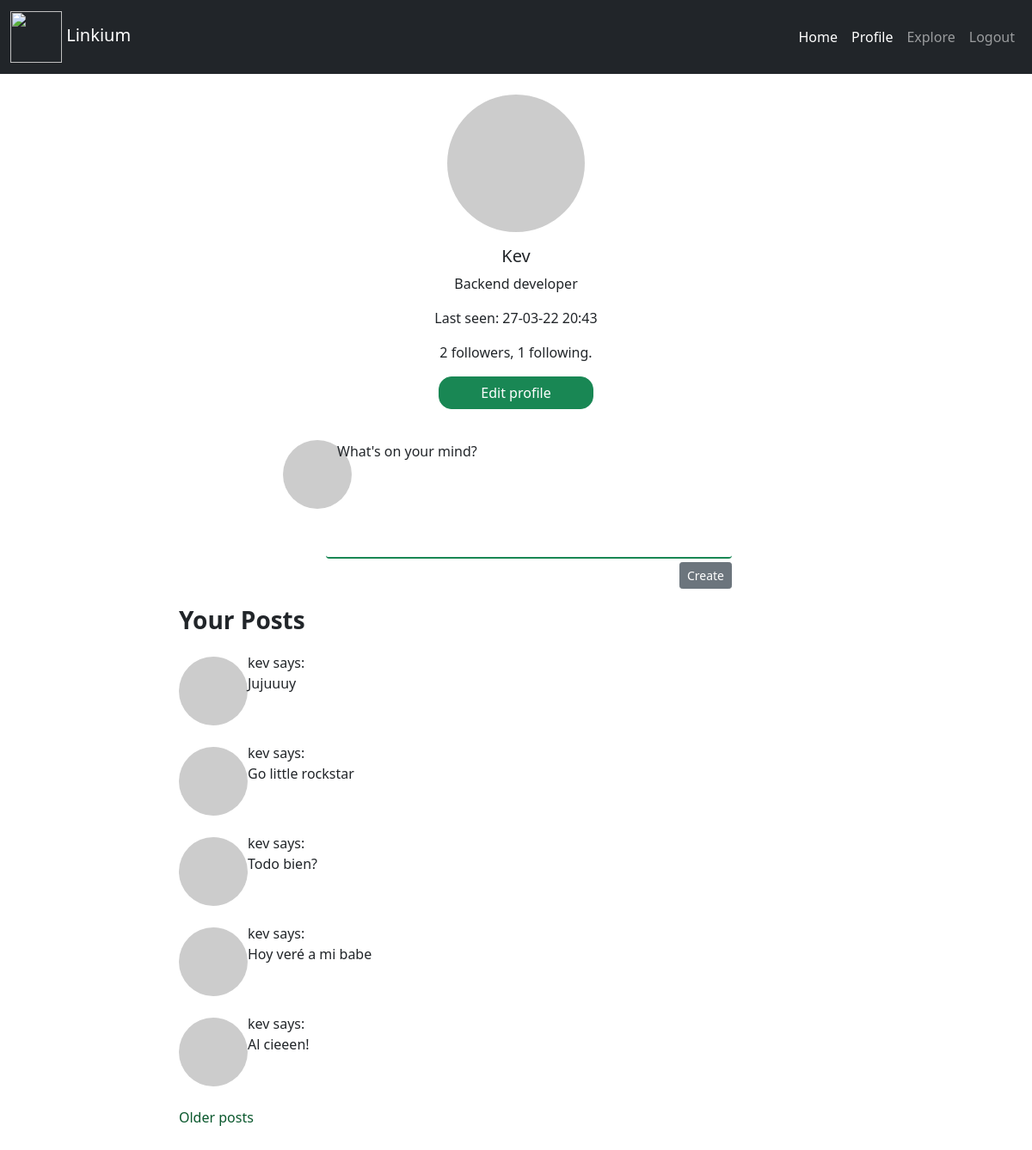
Page /profile/kev (signed in) on the committed database.
### app/models.py (models this page shows, shortened)
class User(db.Model, UserMixin):
    __tablename__ = "users"
    id = db.Column(db.Integer(), primary_key=True)
    username = db.Column(db.String(50), unique=True, index=True)
    email = db.Column(db.String(100), unique=True, index=True)
    password = db.Column(db.String(255))
    posts = db.relationship('Posts', backref='author', lazy='dynamic')
    about_me = db.Column(db.String(255))
    last_seen = db.Column(db.DateTime(), default=datetime.utcnow)
    followed = db.relationship(
        'User', secondary=followers,
        primaryjoin=(followers.c.follower_id == id),
        secondaryjoin=(followers.c.followed_id == id),
        backref=db.backref('followers', lazy='dynamic'), lazy='dynamic')
    def avatar(self, size):
        digest = md5(self.email.lower().encode("utf-8")).hexdigest()
        return 'https://www.gravatar.com/avatar/{}?d=identicon&s={}'.format(
            digest, size)
    @login.user_loader
    def load_user(id):
        return User.query.get(int(id))

class Posts(db.Model):
    __tablename__= "posts"
    id = db.Column(db.Integer(), primary_key=True)
    title = db.Column(db.String(200))
    body = db.Column(db.String(255))
    timestamp = db.Column(db.DateTime(), index=True, default=datetime.utcnow)
    user_id = db.Column(db.Integer(), db.ForeignKey("users.id"))

### app/routes.py (the view)
@app.route("/profile/<username>")
@login_required
def profile(username):
    form = EmptyForm()
    user = User.query.filter_by(username=username).first_or_404()
    posts_verify=Posts.query.filter_by(author=user)
    aux = [post for post in posts_verify]
    page = request.args.get('page', 1, type=int)
    posts = user.posts.order_by(Posts.timestamp.desc()).paginate(
        page, app.config['POSTS_PER_PAGE'], False)
    next_url = url_for('profile', username=user.username, page=posts.next_num) \
        if posts.has_next else None
    prev_url = url_for('profile', username=user.username, page=posts.prev_num) \
        if posts.has_prev else None
    return render_template("profile.html", title="Profile", posts=posts.items, user=user, aux=aux, form=form, next_url=next_url, prev_url=prev_url)

### app/forms.py
class EmptyForm(FlaskForm):
    submit = SubmitField('Submit')

### app/routes.py (called while the page is built)
@app.before_request
def before_request():
    if current_user.is_authenticated:
        current_user.last_seen = datetime.utcnow()
        db.session.commit()

### app/templates/profile.html (shortened to what this page needs)
{% extends 'base.html' %}
{% block content %}
    <div class="row">
        <div class="col-xs-12 col-sm-12 col-md-12 col-lg-12">
            <div class="card mt-4 border-0">
                <img src="{{ user.avatar(128) }}" class="card-img-top avatar rounded-circle" alt="...">
                <div class="card-body">
                  <h5 class="card-title text-center">{{ user.username.capitalize() }}</h5>
                  {%if user.about_me %}<p class="card-text text-center">{{ user.about_me }}</p>{% endif %}
                  <p class="card-text text-center">Last seen: {{ user.last_seen.strftime('%d-%m-%y %H:%S') }}</p>
                  <p class="card-text text-center">{{ user.followers.count() }} followers, {{ user.followed.count() }} following.</p>
                  {% if user == current_user %}
                    <div class="d-grid gap-2 col-2 mx-auto">
                      <a href="{{ url_for('edit_profile') }}" class="btn btn-success btn-edit-profile">Edit profile</a>
                    </div>
                    <div class="d-grid gap-2 col-6 mx-auto">
                        <form action="{{ url_for('create_post') }}" method="post">
                          <div class="post-container">
                              <div class="post-thumb"><img class="rounded-circle" src="{{ user.avatar(36) }}" /></div>
                              <div class="post-content">
                                  <div class="form-floating">
                                      <div class="form-floating">
                                          <input name="post" type="text" class="form-control border-0 border-bottom border border-2 border-success" id="floatingInput" placeholder="name@example.com">
                                          <label for="floatingInput">What's on your mind?</label>
                                      </div>
                                      <div class="d-grid gap-2 d-md-flex justify-content-md-end">
                                          <button class="btn btn-secondary btn-sm mt-1" type="submit">Create</button>
                                      </div>
                                  </div>
                             </div>
                          </div>
                        </form>
                    </div>
                    {% if aux %}
                    <div class="container-posts">
                        <h3 class=""><strong>Your Posts</strong></h3>
                        {% for post in posts %}
                            <div class="post-container">
                                <div class="post-thumb-post"><img class="rounded-circle" src="{{ user.avatar(36) }}" /></div>
                                <div class="post-content">
                                    <td>{{ post.author.username }} says:<br>{{ post.body }}</td>
                                </div>
                            </div>
                        {% endfor %}
                        <div class="mt-4 mb-4">
                            {% if next_url %}
                            <a class="nav-posts" href="{{ next_url }}">Older posts</a>
                            {% endif %}
                        </div>
                    </div>
                   {% else %}
                    <div class="container-posts">
                        <h3 class=""><strong>Posts</strong></h3>
                        <p class="card-text">Crea un nuevo post</p>
                    </div>
                    {% endif %}
                  {% endif %}
                </div>
            </div>
        </div>
    </div>
{% endblock %}

### app/templates/base.html (shortened to what this page needs)
<!doctype html>
<html lang="en">
  <head>
    <link href="https://cdn.jsdelivr.net/npm/bootstrap@5.0.2/dist/css/bootstrap.min.css" rel="stylesheet">
  </head>
  <body>
    <nav class="navbar navbar-expand-lg navbar-dark bg-dark">
        <div class="container-fluid">
          <a class="navbar-brand" href="{{ url_for('index') }}">
            <img src="../static/img/blog.png" alt="" width="60" height="60">
            Linkium
          </a>
          <div class="collapse navbar-collapse" id="navbarSupportedContent">
            <ul class="navbar-nav ms-auto mb-2 mb-lg-0">
              <li class="nav-item">
                <a class="nav-link active" aria-current="page" href="{{ url_for('index') }}">Home</a>
              </li>
              {% if current_user.is_anonymous %}
              <li class="nav-item">
                <a class="nav-link" href="{{ url_for('login') }}">Login</a>
              </li>
              {% else %}
              <li class="nav-item">
                <a class="nav-link active" aria-current="page" href="{{ url_for('profile', username=current_user.username) }}">Profile</a>
              </li>
              <li class="nav-item">
                <a class="nav-link" href="{{ url_for('explore') }}">Explore</a>
              </li>
              <li class="nav-item">
                <a class="nav-link" href="{{ url_for('logout') }}">Logout</a>
              </li>
              {% endif %}
            </ul>
          </div>
        </div>
    </nav>
    <div class="container">
        {% block content %}
        {% endblock %}
    </div>
  </body>
</html>

### app/templates/profile.html (style rules this page uses)
.avatar { height: 10rem; width: 10rem; display: block; margin: auto; }
.btn-edit-profile { border-radius: 15px; }
.post-container { margin: 20px 20px 0 0; overflow: auto; }
.post-thumb { float: left; }
.post-thumb img { display: block; margin-top: 16px; }
.post-content { margin-left: 50px; }
.post-thumb-post { float: left; }
.post-thumb-post img { display: block; margin-top: 5px; }
.container-posts { margin: 20px 0 10px 150px; }
.nav-posts { text-decoration: none; color: rgb(10, 88, 45); transition: transform 0.2s ease-in-out; margin: 30px 30px 30px 0; }

### rows in the picture
User: username "Kev", about_me "Backend developer", last_seen "27-03-22 20:43"
Posts: author.username "kev", body "Jujuuuy"
Posts: author.username "kev", body "Go little rockstar"
Posts: author.username "kev", body "Todo bien?"
Posts: author.username "kev", body "Hoy veré a mi babe"
Posts: author.username "kev", body "Al cieeen!"

### other values in the picture
{{ user.followers.count() }} "2"
{{ user.followed.count() }} "1"
